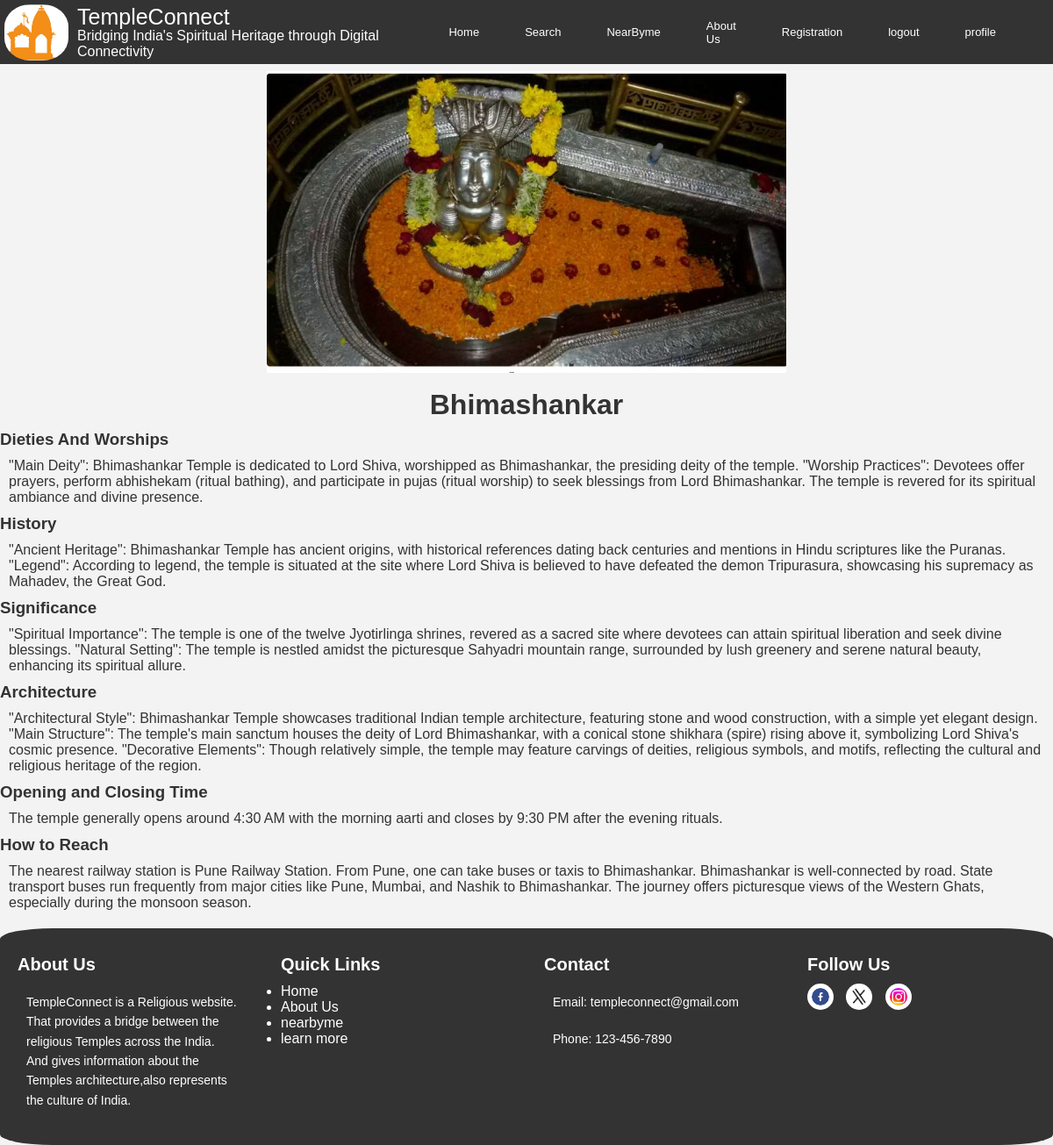
Screenshot of /temple?name=Bhimashankar (signed in) with the database file from the repository.
### core/models.py (models this page shows)
class Temple(models.Model):
    name = models.CharField(max_length = 100)
    city = models.CharField(max_length=100)
    state = models.CharField(max_length=100)
    image = models.ImageField(upload_to='temple_images')
    short_description = models.CharField(max_length = 100 , null=True, default ="ॐ नमः शिवाय")
    description =models.TextField()
    history =models.TextField(null=True, blank=True)
    significance =models.TextField(null=True, blank=True)
    architecture =models.TextField(null=True, blank=True)
    opening_closing_time = models.CharField(max_length=500, null=True, blank=True)
    howtoreach=models.TextField(null=True,blank=True)
    address = models.CharField(max_length=300,null=True)
    latitude = models.FloatField(null=True ,blank=True)
    longitude = models.FloatField(null=True,blank = True)
    def __str__(self):
        return self.name

### core/views.py (the view)
# urls.py: path('temple', views.temple_info),
@login_required(login_url="register/")
def temple_info(request):
    name = request.GET.get("name")
    print(name)
    temple = Temple.objects.filter(name=name).first()
    print(temple)
    return render(request, "info.html", {'temple':temple})

### templates/info.html (shortened to what this page needs)
{% extends 'base.html'%}
{% load static %}
{% block start %}
<!DOCTYPE html>
<html lang="en">
<head>
</head>
<body>
    <div class="image">
        <img src="{{temple.image.url}}" alt="">
    </div>
    <h1>{{temple.name}}</h1>
    <h3>Dieties And Worships</h3>
    <p>{{temple.description}}</p>
    <h3>History</h3>
    <p>{{temple.history}}</p>
    <h3>Significance</h3>
    <p>{{temple.significance}}</p>
    <h3>Architecture</h3>
    <p>{{temple.architecture}}</p>
    <h3>Opening and Closing Time</h3>
    <p>{{temple.opening_closing_time}}</p>
    <h3>How to Reach</h3>
    <p>{{temple.howtoreach}}</p>
</body>
</html>
{% endblock %}

### static/css/temples.css (style rules this page uses)
* { margin: 0px; padding: 0px; font-family: 'Lucida Sans', 'Lucida Sans Regular', 'Lucida Grande', 'Lucida Sans Unicode', Geneva, Verdana, sans-serif; box-sizing: border-box; }

### templates/info.html (style rules this page uses)
body { background-color: #f3f3f3; color: #333; }
.image { margin: 8px; position: relative; overflow: hidden; border-radius: 8px; display: flex; justify-content: center; align-items: center; }
.image img { display: block; width: 50%; height: 50%; transition: transform 0.3s ease-in-out; }
h1, p { margin: 0; padding: 10px; }
h1 { text-align: center; }

### rows the page displays
Temple: image (picture), name "Bhimashankar", description "\"Main Deity\": Bhimashankar Temple is dedicated to Lord Shiva, worshipped as Bhimashankar, the presiding deity of the temple. \"Worship Practices\": Devotees offer prayers, perform abhishekam (ritual bathing), and participate in pujas (ritual worship) to seek blessings from Lord Bhimashankar. The temple is revered for its spiritual ambiance and divine presence.", history "\"Ancient Heritage\": Bhimashankar Temple has ancient origins, with historical references dating back centuries and mentions in Hindu scriptures like the Puranas. \"Legend\": According to legend, the temple is situated at the site where Lord Shiva is believed to have defeated the demon Tripurasura, showcasing his supremacy as Mahadev, the Great God.", significance "\"Spiritual Importance\": The temple is one of the twelve Jyotirlinga shrines, revered as a sacred site where devotees can attain spiritual liberation and seek divine blessings. \"Natural Setting\": The temple is nestled amidst the picturesque Sahyadri mountain range, surrounded by lush greenery and serene natural beauty, enhancing its spiritual allure.", architecture "\"Architectural Style\": Bhimashankar Temple showcases traditional Indian temple architecture, featuring stone and wood construction, with a simple yet elegant design. \"Main Structure\": The temple's main sanctum houses the deity of Lord Bhimashankar, with a conical stone shikhara (spire) rising above it, symbolizing Lord Shiva's cosmic presence. \"Decorative Elements\": Though relatively simple, the temple may feature carvings of deities, religious symbols, and motifs, reflecting the cultural and religious heritage of the region.", opening_closing_time "The temple generally opens around 4:30 AM with the morning aarti and closes by 9:30 PM after the evening rituals.", howtoreach "The nearest railway station is Pune Railway Station. From Pune, one can take buses or taxis to Bhimashankar. Bhimashankar is well-connected by road. State transport buses run frequently from major cities like Pune, Mumbai, and Nashik to Bhimashankar. The journey offers picturesque views of the Western Ghats, especially during the monsoon season."
